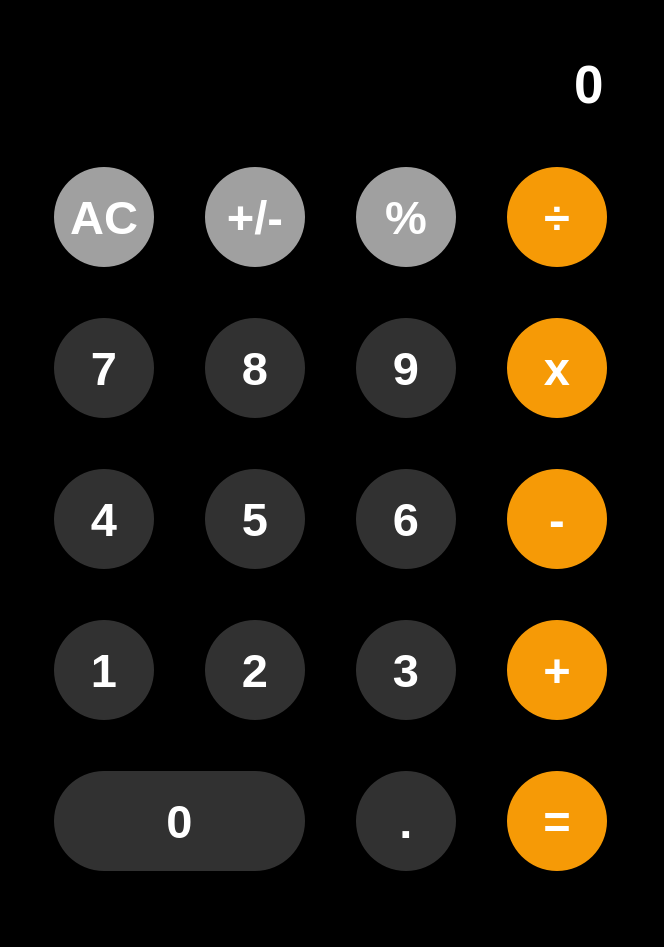
<?xml version="1.0" encoding="UTF-8"?>
<ui version="4.0">
 <class>FClaculator</class>
 <widget class="QMainWindow" name="FClaculator">
  <property name="geometry">
   <rect>
    <x>0</x>
    <y>0</y>
    <width>664</width>
    <height>947</height>
   </rect>
  </property>
  <property name="windowTitle">
   <string>FClaculator</string>
  </property>
  <property name="styleSheet">
   <string notr="true">background-color: rgb(0, 0, 0);</string>
  </property>
  <widget class="QWidget" name="centralwidget">
   <layout class="QGridLayout" name="gridLayout">
    <item row="4" column="2">
     <widget class="QPushButton" name="Button_3">
      <property name="sizePolicy">
       <sizepolicy hsizetype="Minimum" vsizetype="Fixed">
        <horstretch>0</horstretch>
        <verstretch>0</verstretch>
       </sizepolicy>
      </property>
      <property name="font">
       <font>
        <family>Arial</family>
        <pointsize>35</pointsize>
        <bold>true</bold>
       </font>
      </property>
      <property name="layoutDirection">
       <enum>Qt::LeftToRight</enum>
      </property>
      <property name="styleSheet">
       <string notr="true">QPushButton
{
	border: none;
	border-radius: 50px;
	background-color:rgb(49,49,49);
	color: rgb(255,255,255);
	min-width:100px;
	min-height:100px;
	max-width:100px;
	max-height:100px;
	padding:0
}</string>
      </property>
      <property name="text">
       <string>3</string>
      </property>
     </widget>
    </item>
    <item row="5" column="3">
     <widget class="QPushButton" name="Equal">
      <property name="sizePolicy">
       <sizepolicy hsizetype="Minimum" vsizetype="Fixed">
        <horstretch>0</horstretch>
        <verstretch>0</verstretch>
       </sizepolicy>
      </property>
      <property name="font">
       <font>
        <family>Arial</family>
        <pointsize>35</pointsize>
        <bold>true</bold>
       </font>
      </property>
      <property name="layoutDirection">
       <enum>Qt::LeftToRight</enum>
      </property>
      <property name="styleSheet">
       <string notr="true">QPushButton
{
	border: none;
	border-radius: 50px;
	background-color:rgb(246,154,6);
	color: rgb(255,255,255);
	min-width:100px;
	min-height:100px;
	max-width:100px;
	max-height:100px;
	padding:0
}</string>
      </property>
      <property name="text">
       <string>=</string>
      </property>
     </widget>
    </item>
    <item row="3" column="0">
     <widget class="QPushButton" name="Button_4">
      <property name="sizePolicy">
       <sizepolicy hsizetype="Minimum" vsizetype="Fixed">
        <horstretch>0</horstretch>
        <verstretch>0</verstretch>
       </sizepolicy>
      </property>
      <property name="font">
       <font>
        <family>Arial</family>
        <pointsize>35</pointsize>
        <bold>true</bold>
       </font>
      </property>
      <property name="layoutDirection">
       <enum>Qt::LeftToRight</enum>
      </property>
      <property name="styleSheet">
       <string notr="true">QPushButton
{
	border: none;
	border-radius: 50px;
	background-color:rgb(49,49,49);
	color: rgb(255,255,255);
	min-width:100px;
	min-height:100px;
	max-width:100px;
	max-height:100px;
	padding:0
}</string>
      </property>
      <property name="text">
       <string>4</string>
      </property>
     </widget>
    </item>
    <item row="2" column="2">
     <widget class="QPushButton" name="Button_9">
      <property name="sizePolicy">
       <sizepolicy hsizetype="Minimum" vsizetype="Fixed">
        <horstretch>0</horstretch>
        <verstretch>0</verstretch>
       </sizepolicy>
      </property>
      <property name="font">
       <font>
        <family>Arial</family>
        <pointsize>35</pointsize>
        <bold>true</bold>
       </font>
      </property>
      <property name="layoutDirection">
       <enum>Qt::LeftToRight</enum>
      </property>
      <property name="styleSheet">
       <string notr="true">QPushButton
{
	border: none;
	border-radius: 50px;
	background-color:rgb(49,49,49);
	color: rgb(255,255,255);
	min-width:100px;
	min-height:100px;
	max-width:100px;
	max-height:100px;
	padding:0
}</string>
      </property>
      <property name="text">
       <string>9</string>
      </property>
     </widget>
    </item>
    <item row="3" column="3">
     <widget class="QPushButton" name="Substract">
      <property name="sizePolicy">
       <sizepolicy hsizetype="Minimum" vsizetype="Fixed">
        <horstretch>0</horstretch>
        <verstretch>0</verstretch>
       </sizepolicy>
      </property>
      <property name="font">
       <font>
        <family>Arial</family>
        <pointsize>35</pointsize>
        <bold>true</bold>
       </font>
      </property>
      <property name="layoutDirection">
       <enum>Qt::LeftToRight</enum>
      </property>
      <property name="styleSheet">
       <string notr="true">QPushButton
{
	border: none;
	border-radius: 50px;
	background-color:rgb(246,154,6);
	color: rgb(255,255,255);
	min-width:100px;
	min-height:100px;
	max-width:100px;
	max-height:100px;
	padding:0
}</string>
      </property>
      <property name="text">
       <string>-</string>
      </property>
     </widget>
    </item>
    <item row="3" column="2">
     <widget class="QPushButton" name="Button_6">
      <property name="sizePolicy">
       <sizepolicy hsizetype="Minimum" vsizetype="Fixed">
        <horstretch>0</horstretch>
        <verstretch>0</verstretch>
       </sizepolicy>
      </property>
      <property name="font">
       <font>
        <family>Arial</family>
        <pointsize>35</pointsize>
        <bold>true</bold>
       </font>
      </property>
      <property name="layoutDirection">
       <enum>Qt::LeftToRight</enum>
      </property>
      <property name="styleSheet">
       <string notr="true">QPushButton
{
	border: none;
	border-radius: 50px;
	background-color:rgb(49,49,49);
	color: rgb(255,255,255);
	min-width:100px;
	min-height:100px;
	max-width:100px;
	max-height:100px;
	padding:0
}</string>
      </property>
      <property name="text">
       <string>6</string>
      </property>
     </widget>
    </item>
    <item row="1" column="1">
     <widget class="QPushButton" name="SignChange">
      <property name="sizePolicy">
       <sizepolicy hsizetype="Minimum" vsizetype="Fixed">
        <horstretch>0</horstretch>
        <verstretch>0</verstretch>
       </sizepolicy>
      </property>
      <property name="font">
       <font>
        <family>Arial</family>
        <pointsize>35</pointsize>
        <bold>true</bold>
       </font>
      </property>
      <property name="layoutDirection">
       <enum>Qt::LeftToRight</enum>
      </property>
      <property name="styleSheet">
       <string notr="true">QPushButton
{
	border: none;
	border-radius: 50px;
	background-color:rgb(160,160,160);
	color: rgb(255,255,255);
	min-width:100px;
	min-height:100px;
	max-width:100px;
	max-height:100px;
	padding:0
}</string>
      </property>
      <property name="text">
       <string>+/-</string>
      </property>
     </widget>
    </item>
    <item row="3" column="1">
     <widget class="QPushButton" name="Button_5">
      <property name="sizePolicy">
       <sizepolicy hsizetype="Minimum" vsizetype="Fixed">
        <horstretch>0</horstretch>
        <verstretch>0</verstretch>
       </sizepolicy>
      </property>
      <property name="font">
       <font>
        <family>Arial</family>
        <pointsize>35</pointsize>
        <bold>true</bold>
       </font>
      </property>
      <property name="layoutDirection">
       <enum>Qt::LeftToRight</enum>
      </property>
      <property name="styleSheet">
       <string notr="true">QPushButton
{
	border: none;
	border-radius: 50px;
	background-color:rgb(49,49,49);
	color: rgb(255,255,255);
	min-width:100px;
	min-height:100px;
	max-width:100px;
	max-height:100px;
	padding:0
}</string>
      </property>
      <property name="text">
       <string>5</string>
      </property>
     </widget>
    </item>
    <item row="1" column="2">
     <widget class="QPushButton" name="Modular">
      <property name="sizePolicy">
       <sizepolicy hsizetype="Minimum" vsizetype="Fixed">
        <horstretch>0</horstretch>
        <verstretch>0</verstretch>
       </sizepolicy>
      </property>
      <property name="font">
       <font>
        <family>Arial</family>
        <pointsize>35</pointsize>
        <bold>true</bold>
       </font>
      </property>
      <property name="layoutDirection">
       <enum>Qt::LeftToRight</enum>
      </property>
      <property name="styleSheet">
       <string notr="true">QPushButton
{
	border: none;
	border-radius: 50px;
	background-color:rgb(160,160,160);
	color: rgb(255,255,255);
	min-width:100px;
	min-height:100px;
	max-width:100px;
	max-height:100px;
	padding:0
}</string>
      </property>
      <property name="text">
       <string>%</string>
      </property>
     </widget>
    </item>
    <item row="1" column="0">
     <widget class="QPushButton" name="Clear">
      <property name="sizePolicy">
       <sizepolicy hsizetype="Minimum" vsizetype="Fixed">
        <horstretch>0</horstretch>
        <verstretch>0</verstretch>
       </sizepolicy>
      </property>
      <property name="font">
       <font>
        <family>Arial</family>
        <pointsize>35</pointsize>
        <bold>true</bold>
       </font>
      </property>
      <property name="layoutDirection">
       <enum>Qt::LeftToRight</enum>
      </property>
      <property name="styleSheet">
       <string notr="true">QPushButton
{
	border: none;
	border-radius: 50px;
	background-color:rgb(160,160,160);
	color: rgb(255,255,255);
	min-width:100px;
	min-height:100px;
	max-width:100px;
	max-height:100px;
	padding:0
}</string>
      </property>
      <property name="text">
       <string>AC</string>
      </property>
     </widget>
    </item>
    <item row="5" column="0" colspan="2">
     <widget class="QPushButton" name="Button_0">
      <property name="sizePolicy">
       <sizepolicy hsizetype="Minimum" vsizetype="Fixed">
        <horstretch>0</horstretch>
        <verstretch>0</verstretch>
       </sizepolicy>
      </property>
      <property name="font">
       <font>
        <family>Arial</family>
        <pointsize>35</pointsize>
        <bold>true</bold>
       </font>
      </property>
      <property name="layoutDirection">
       <enum>Qt::LeftToRight</enum>
      </property>
      <property name="styleSheet">
       <string notr="true">QPushButton
{
	border: none;
	border-radius: 50px;
	background-color:rgb(49,49,49);
	color: rgb(255,255,255);
	min-width:100px;
	min-height:100px;
	padding:0
}</string>
      </property>
      <property name="text">
       <string>0</string>
      </property>
     </widget>
    </item>
    <item row="4" column="3">
     <widget class="QPushButton" name="Add">
      <property name="sizePolicy">
       <sizepolicy hsizetype="Minimum" vsizetype="Fixed">
        <horstretch>0</horstretch>
        <verstretch>0</verstretch>
       </sizepolicy>
      </property>
      <property name="font">
       <font>
        <family>Arial</family>
        <pointsize>35</pointsize>
        <bold>true</bold>
       </font>
      </property>
      <property name="layoutDirection">
       <enum>Qt::LeftToRight</enum>
      </property>
      <property name="styleSheet">
       <string notr="true">QPushButton
{
	border: none;
	border-radius: 50px;
	background-color:rgb(246,154,6);
	color: rgb(255,255,255);
	min-width:100px;
	min-height:100px;
	max-width:100px;
	max-height:100px;
	padding:0
}</string>
      </property>
      <property name="text">
       <string>+</string>
      </property>
     </widget>
    </item>
    <item row="2" column="3">
     <widget class="QPushButton" name="Multiply">
      <property name="sizePolicy">
       <sizepolicy hsizetype="Minimum" vsizetype="Fixed">
        <horstretch>0</horstretch>
        <verstretch>0</verstretch>
       </sizepolicy>
      </property>
      <property name="font">
       <font>
        <family>Arial</family>
        <pointsize>35</pointsize>
        <bold>true</bold>
       </font>
      </property>
      <property name="layoutDirection">
       <enum>Qt::LeftToRight</enum>
      </property>
      <property name="styleSheet">
       <string notr="true">QPushButton
{
	border: none;
	border-radius: 50px;
	background-color:rgb(246,154,6);
	color: rgb(255,255,255);
	min-width:100px;
	min-height:100px;
	max-width:100px;
	max-height:100px;
	padding:0
}</string>
      </property>
      <property name="text">
       <string>x</string>
      </property>
     </widget>
    </item>
    <item row="4" column="1">
     <widget class="QPushButton" name="Button_2">
      <property name="sizePolicy">
       <sizepolicy hsizetype="Minimum" vsizetype="Fixed">
        <horstretch>0</horstretch>
        <verstretch>0</verstretch>
       </sizepolicy>
      </property>
      <property name="font">
       <font>
        <family>Arial</family>
        <pointsize>35</pointsize>
        <bold>true</bold>
       </font>
      </property>
      <property name="layoutDirection">
       <enum>Qt::LeftToRight</enum>
      </property>
      <property name="styleSheet">
       <string notr="true">QPushButton
{
	border: none;
	border-radius: 50px;
	background-color:rgb(49,49,49);
	color: rgb(255,255,255);
	min-width:100px;
	min-height:100px;
	max-width:100px;
	max-height:100px;
	padding:0
}</string>
      </property>
      <property name="text">
       <string>2</string>
      </property>
     </widget>
    </item>
    <item row="4" column="0">
     <widget class="QPushButton" name="Button_1">
      <property name="sizePolicy">
       <sizepolicy hsizetype="Minimum" vsizetype="Fixed">
        <horstretch>0</horstretch>
        <verstretch>0</verstretch>
       </sizepolicy>
      </property>
      <property name="font">
       <font>
        <family>Arial</family>
        <pointsize>35</pointsize>
        <bold>true</bold>
       </font>
      </property>
      <property name="layoutDirection">
       <enum>Qt::LeftToRight</enum>
      </property>
      <property name="styleSheet">
       <string notr="true">QPushButton
{
	border: none;
	border-radius: 50px;
	background-color:rgb(49,49,49);
	color: rgb(255,255,255);
	min-width:100px;
	min-height:100px;
	max-width:100px;
	max-height:100px;
	padding:0
}</string>
      </property>
      <property name="text">
       <string>1</string>
      </property>
     </widget>
    </item>
    <item row="2" column="0">
     <widget class="QPushButton" name="Button_7">
      <property name="sizePolicy">
       <sizepolicy hsizetype="Minimum" vsizetype="Fixed">
        <horstretch>0</horstretch>
        <verstretch>0</verstretch>
       </sizepolicy>
      </property>
      <property name="font">
       <font>
        <family>Arial</family>
        <pointsize>35</pointsize>
        <bold>true</bold>
       </font>
      </property>
      <property name="layoutDirection">
       <enum>Qt::LeftToRight</enum>
      </property>
      <property name="styleSheet">
       <string notr="true">QPushButton
{
	border: none;
	border-radius: 50px;
	background-color:rgb(49,49,49);
	color: rgb(255,255,255);
	min-width:100px;
	min-height:100px;
	max-width:100px;
	max-height:100px;
	padding:0
}</string>
      </property>
      <property name="text">
       <string>7</string>
      </property>
     </widget>
    </item>
    <item row="2" column="1">
     <widget class="QPushButton" name="Button_8">
      <property name="sizePolicy">
       <sizepolicy hsizetype="Minimum" vsizetype="Fixed">
        <horstretch>0</horstretch>
        <verstretch>0</verstretch>
       </sizepolicy>
      </property>
      <property name="font">
       <font>
        <family>Arial</family>
        <pointsize>35</pointsize>
        <bold>true</bold>
       </font>
      </property>
      <property name="layoutDirection">
       <enum>Qt::LeftToRight</enum>
      </property>
      <property name="styleSheet">
       <string notr="true">QPushButton
{
	border: none;
	border-radius: 50px;
	background-color:rgb(49,49,49);
	color: rgb(255,255,255);
	min-width:100px;
	min-height:100px;
	max-width:100px;
	max-height:100px;
	padding:0
}</string>
      </property>
      <property name="text">
       <string>8</string>
      </property>
     </widget>
    </item>
    <item row="0" column="0" colspan="4">
     <widget class="QLineEdit" name="Display">
      <property name="enabled">
       <bool>false</bool>
      </property>
      <property name="font">
       <font>
        <family>Arial</family>
        <pointsize>40</pointsize>
        <bold>true</bold>
       </font>
      </property>
      <property name="layoutDirection">
       <enum>Qt::RightToLeft</enum>
      </property>
      <property name="styleSheet">
       <string notr="true">QLineEdit{
	border:none;
	color:rgb(255,255,255);
	max-width:700px;
	
}</string>
      </property>
      <property name="text">
       <string>0</string>
      </property>
      <property name="alignment">
       <set>Qt::AlignRight|Qt::AlignTrailing|Qt::AlignVCenter</set>
      </property>
      <property name="readOnly">
       <bool>true</bool>
      </property>
     </widget>
    </item>
    <item row="5" column="2">
     <widget class="QPushButton" name="Point">
      <property name="sizePolicy">
       <sizepolicy hsizetype="Minimum" vsizetype="Fixed">
        <horstretch>0</horstretch>
        <verstretch>0</verstretch>
       </sizepolicy>
      </property>
      <property name="font">
       <font>
        <family>Arial</family>
        <pointsize>35</pointsize>
        <bold>true</bold>
       </font>
      </property>
      <property name="layoutDirection">
       <enum>Qt::LeftToRight</enum>
      </property>
      <property name="styleSheet">
       <string notr="true">QPushButton
{
	border: none;
	border-radius: 50px;
	background-color:rgb(49,49,49);
	color: rgb(255,255,255);
	min-width:100px;
	min-height:100px;
	max-width:100px;
	max-height:100px;
	padding:0
}</string>
      </property>
      <property name="text">
       <string>.</string>
      </property>
     </widget>
    </item>
    <item row="1" column="3">
     <widget class="QPushButton" name="Divide">
      <property name="sizePolicy">
       <sizepolicy hsizetype="Minimum" vsizetype="Fixed">
        <horstretch>0</horstretch>
        <verstretch>0</verstretch>
       </sizepolicy>
      </property>
      <property name="font">
       <font>
        <family>Arial</family>
        <pointsize>35</pointsize>
        <bold>true</bold>
       </font>
      </property>
      <property name="layoutDirection">
       <enum>Qt::LeftToRight</enum>
      </property>
      <property name="styleSheet">
       <string notr="true">QPushButton
{
	border: none;
	border-radius: 50px;
	background-color:rgb(246,154,6);
	color: rgb(255,255,255);
	min-width:100px;
	min-height:100px;
	max-width:100px;
	max-height:100px;
	padding:0
}</string>
      </property>
      <property name="text">
       <string>÷</string>
      </property>
     </widget>
    </item>
   </layout>
  </widget>
  <widget class="QMenuBar" name="menubar">
   <property name="geometry">
    <rect>
     <x>0</x>
     <y>0</y>
     <width>664</width>
     <height>25</height>
    </rect>
   </property>
  </widget>
  <widget class="QStatusBar" name="statusbar"/>
 </widget>
 <resources/>
 <connections/>
</ui>
